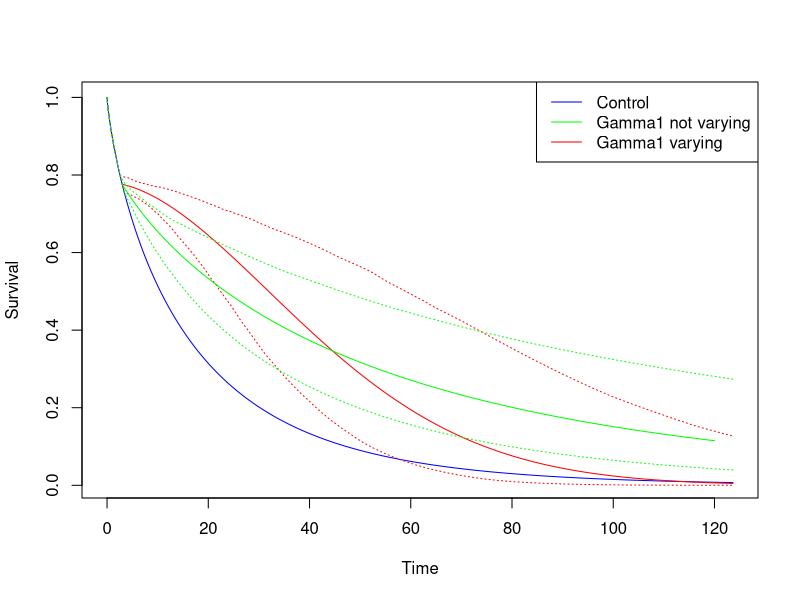
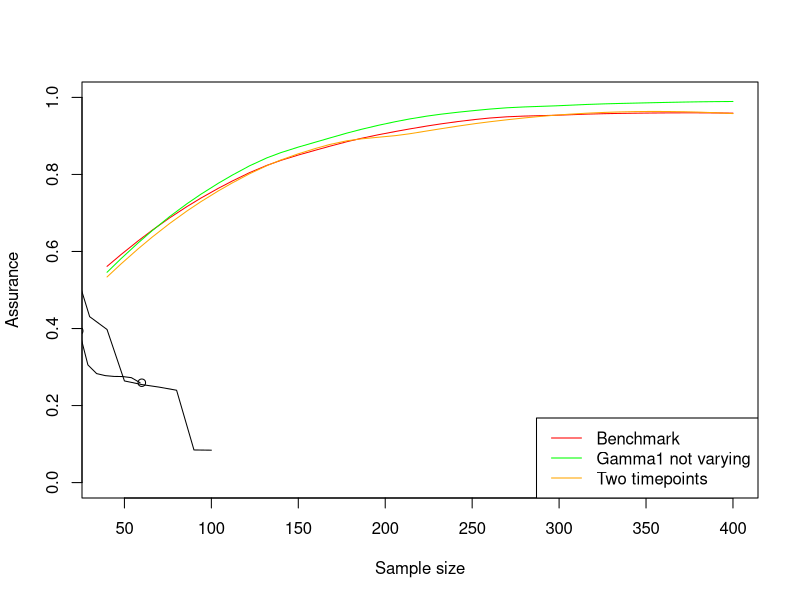

These charts were generated, in order, by the following R code:

library(nleqslv)
library(survival)


# Uncertainty -------------------------------------------------------------

#Plotting the control 
bigT <- 3
lambda2 <- 0.06
gamma2 <- 0.8

lambda1 <- 0.02
gamma1 <- 1.8

chosenLength <- 60

controltime <- seq(0, exp((1.527/gamma2)-log(lambda2))*1.1, by=0.01)
controlsurv <- exp(-(lambda2*controltime)^gamma2)
plot(controltime, controlsurv, type="l", col="blue", ylab="Survival", xlab = "Time")

#Plotting the median treatment lines

#This situation is where gamma1 is allowed to vary (we are using this as a control - for example a clinician might think this is appropriate 
#so we are seeing what we are losing by enforcing gamma1 = gamma2)

treatmenttime <- seq(bigT, exp((1.527/gamma2)-log(lambda2))*1.1, by=0.01)
treatmentsurv <- exp(-(lambda2*bigT)^gamma2 - lambda1^gamma1*(treatmenttime^gamma1-bigT^gamma1))

lines(treatmenttime, treatmentsurv, col="red")

legend("topright", legend = c("Control", "Treatment"), lty=1, col=c("blue", "red"))

#Calculating the confidence intervals in this situation
lambda2 <- 0.06
gamma2 <- 0.8

bigTVec <- rnorm(500, 3, sd = sqrt(0.1))
lambda1vec <- rnorm(500, 0.02, sd = sqrt(0.00005))
gamma1vec <- rnorm(500, gamma1, sd = sqrt(0.01))

time <- seq(0, exp((1.527/gamma2)-log(lambda2))*1.1, by=0.01)
SimMatrix <- matrix(NA, nrow = 500, ncol=length(time))

for (i in 1:500){
  bigT <- bigTVec[i]
  lambda1 <- lambda1vec[i]
  gamma1 <- gamma1vec[i]
  
  controltime <- seq(0, bigT, by=0.01)
  controlsurv <- exp(-(lambda2*controltime)^gamma2)
  
  treatmenttime <- seq(bigT, exp((1.527/gamma2)-log(lambda2))*1.1, by=0.01)
  treatmentsurv <- exp(-(lambda2*bigT)^gamma2 - lambda1^gamma1*(treatmenttime^gamma1-bigT^gamma1))
  
  timecombined <- c(controltime, treatmenttime)[1:length(time)]
  survcombined <- c(controlsurv, treatmentsurv)[1:length(time)]
  
  
  SimMatrix[i,] <- survcombined
  
}

lowerbound <- rep(NA, length(time))
upperbound <- rep(NA, length(time))
for (j in 1:length(time)){
  lowerbound[j] <- quantile(SimMatrix[,j], 0.1, na.rm = T)
  upperbound[j] <- quantile(SimMatrix[,j], 0.9, na.rm = T)
}

lines(time, lowerbound, col="red", lty=3)
lines(time, upperbound, col="red", lty=3)


#Resetting gamma1 and lambda1
#This is now the situation where we are optimising the treatment curve - but we are not allowing gamma1 to vary anymore

gamma1 <- 1.1
lambda1 <- 0.02 


treatmenttime <- seq(3, chosenLength)
treatmentsurv <- exp(-(lambda2*3)^gamma2 - lambda1^gamma1*(treatmenttime^gamma1-3^gamma1))

optimfunc1 <- function(par){
  diff <- 0
  for (i in 1:length(treatmenttime)){
    y <- exp(-(lambda2*3)^gamma2 - par^gamma2*(treatmenttime[i]^gamma2-3^gamma2))
    diff <- diff + (y - treatmentsurv[i])^2
  }
  return(diff)
}

#We are finding the lambda1 which corresponds to the closest median treatment curve as above
optimoutput1 <-  optimize(f = optimfunc1, interval = c(0,1))$minimum

treatmenttime1 <- seq(3, 120, by=0.01)
treatmentsurv1 <- exp(-(lambda2*3)^gamma2 - 0.02^gamma2*(treatmenttime1^gamma2-3^gamma2))

lines(treatmenttime1, treatmentsurv1, col="green")

#Calculating the confidence intervals for this situation where gamma1 = gamma2
lambda2 <- 0.06
gamma2 <- 0.8

bigTVec <- rnorm(500, 3, sd = sqrt(0.1))
lambda1vec <- rnorm(500, optimoutput1, sd = sqrt(0.0001))

gamma1 <- gamma2

time <- seq(0, exp((1.527/gamma2)-log(lambda2))*1.1, by=0.01)
SimMatrix1 <- matrix(NA, nrow = 500, ncol=length(time))

for (i in 1:500){
  bigT <- bigTVec[i]
  lambda1 <- lambda1vec[i]
  
  controltime <- seq(0, bigT, by=0.01)
  controlsurv <- exp(-(lambda2*controltime)^gamma2)
  
  treatmenttime <- seq(bigT, exp((1.527/gamma2)-log(lambda2))*1.1, by=0.01)
  treatmentsurv <- exp(-(lambda2*bigT)^gamma2 - lambda1^gamma1*(treatmenttime^gamma1-bigT^gamma1))
  
  timecombined <- c(controltime, treatmenttime)[1:length(time)]
  survcombined <- c(controlsurv, treatmentsurv)[1:length(time)]
  
  
  SimMatrix1[i,] <- survcombined
  
}

lowerbound <- rep(NA, length(time))
upperbound <- rep(NA, length(time))
for (j in 1:length(time)){
  lowerbound[j] <- quantile(SimMatrix1[,j], 0.1, na.rm = T)
  upperbound[j] <- quantile(SimMatrix1[,j], 0.9, na.rm = T)
}

lines(time, lowerbound, col= "green", lty=3)
lines(time, upperbound,col= "green", lty=3)

legend("topright", legend = c("Control", "Gamma1 not varying", "Gamma1 varying"), col=c("blue", "green", "red"), lty=1)

# Assurance ---------------------------------------------------------------

#The only one we will have access to is the green simulation lines
#SimMatrix1

#We calculate assurance for the situation where gamma1 is allowed to vary
#We would not normally know this - but we are calculating as a benchmark

lambda2 <- 0.06
gamma2 <- 0.8

assFunc <- function(n1, n2){
  assvec <- rep(NA, 100)
  for (i in 1:100){
    bigT <- rnorm(1, 3, sd = sqrt(0.1))
    lambda1 <- truncnorm::rtruncnorm(1, a = 0, mean = 0.02, sd = sqrt(0.00005))
    gamma1 <- rnorm(1, 1.1, sd = sqrt(0.01))
    
    controldata <- data.frame(time = rweibull(n1, gamma2, 1/lambda2))
    
    CP <- exp(-(lambda2*bigT)^gamma2)[[1]]
    u <- runif(n2)
    
    suppressWarnings(z <- ifelse(u>CP, (1/lambda2)*exp(1/gamma2*log(-log(u))), exp((1/gamma1)*log(1/(lambda1^gamma1)*(-log(u)-(lambda2*bigT)^gamma2+lambda1^gamma1*bigT*gamma1)))))
    
    DataCombined <- data.frame(time = c(controldata$time, z),
                               group = c(rep("Control", n1), rep("Treatment", n2)))
    
    
    DataCombined$cens <- DataCombined$time < chosenLength
    
    DataCombined$cens <- DataCombined$cens*1
    
    if (sum(DataCombined$cens)==(n1+n2)){
      
    } else {
      DataCombined[DataCombined$cens==0,]$time <- chosenLength
    }
    

    test <- survdiff(Surv(time, cens)~group, data = DataCombined)
    assvec[i] <- test$chisq > qchisq(0.95, 1)
  }
  mean(assvec)
}


n1vec <- floor(seq(20, 200, length=40))
n2vec <- floor(seq(20, 200, length=40))

assVec <- rep(NA, length(n1vec))
for (i in 1:length(assVec)){
  assVec[i] <- assFunc(n1vec[i], n2vec[i])
}

ssvec <- n1vec + n2vec

asssmooth <- loess(assVec~ssvec)

plot(ssvec, predict(asssmooth), type="l", ylim=c(0,1), xlab="Sample size", ylab="Assurance", col="red")

#Now do the situation where we do not allow gamma1 to vary in the elicitation
#This is the calculation we have been doing thus far

gamma1 <- gamma2

assFunc <- function(n1, n2){
  assvec <- rep(NA, 100)
  for (i in 1:100){
    bigT <- rnorm(1, 3, sd = sqrt(0.1))
    lambda1 <- truncnorm::rtruncnorm(1, a = 0, mean = optimoutput1, sd = sqrt(0.00005))

    controldata <- data.frame(time = rweibull(n1, gamma2, 1/lambda2))
    
    CP <- exp(-(lambda2*bigT)^gamma2)[[1]]
    u <- runif(n2)
    
    suppressWarnings(z <- ifelse(u>CP, (1/lambda2)*exp(1/gamma2*log(-log(u))), exp((1/gamma1)*log(1/(lambda1^gamma1)*(-log(u)-(lambda2*bigT)^gamma2+lambda1^gamma1*bigT*gamma1)))))
    
    DataCombined <- data.frame(time = c(controldata$time, z),
                               group = c(rep("Control", n1), rep("Treatment", n2)))
    
    
    DataCombined$cens <- DataCombined$time < chosenLength
    
    DataCombined$cens <- DataCombined$cens*1
    
    if (sum(DataCombined$cens)==(n1+n2)){
      
    } else {
      DataCombined[DataCombined$cens==0,]$time <- chosenLength
    }
    
    test <- survdiff(Surv(time, cens)~group, data = DataCombined)
    assvec[i] <- test$chisq > qchisq(0.95, 1)
  }
  mean(assvec)
}

n1vec <- floor(seq(20, 200, length=40))
n2vec <- floor(seq(20, 200, length=40))

assVec <- rep(NA, length(n1vec))
for (i in 1:length(assVec)){
  assVec[i] <- assFunc(n1vec[i], n2vec[i])
}

ssvec <- n1vec + n2vec

asssmooth <- loess(assVec~ssvec)

lines(ssvec, predict(asssmooth), col = "green")


# Flexible ----------------------------------------------------------------

#We can look at more flexible models to calculate assurance
#In this situation we have enforced gamma1 = gamma2 in the elicitation
#But we can pick two time-points and sample the treatment curves from these
#Then fit a Weibull parameterisation where gamma1 does not equal gamma2

#This section shows what goes on behind the scenes

# timechosen1 <- 20
# timechosen2 <- 50
# 
# sampledpoint1 <- sample(na.omit(SimMatrix1[,which(time==timechosen1)]), 1)
# sampledpoint2 <- sample(na.omit(SimMatrix1[,which(time==timechosen2)]), 1)
# 
# points(timechosen1, sampledpoint1, pch=19)
# points(timechosen2, sampledpoint2, pch=19)
# 
# dslnex <- function(x) {
#   y <- numeric(2)
#   y[1] <- exp(-(lambda2*bigT)^gamma2-x[1]^x[2]*(timechosen1^x[2]-bigT^x[2])) - sampledpoint1
#   y[2] <- exp(-(lambda2*bigT)^gamma2-x[1]^x[2]*(timechosen2^x[2]-bigT^x[2])) - sampledpoint2
#   y
# }
# 
# 
# xstart <- c(0.05,1)
# 
# output <- nleqslv(xstart, dslnex)
# 
# lambda1 <- output$x[1]
# gamma1 <- output$x[2]
# 
# 
# treatmenttime <- seq(bigT, exp((1.527/gamma2)-log(lambda2))*1.1, by=0.01)
# treatmentsurv <- exp(-(lambda2*bigT)^gamma2 - lambda1^gamma1*(treatmenttime^gamma1-bigT^gamma1))
# 
# lines(treatmenttime, treatmentsurv, col="yellow")

#This section does the same as above but calculates assurance in this case
#Picks two random y points at t=20 and t=50 and then draws a survival curve according to this
#Performs a log-rank test with these data


timechosen1 <- floor(0.4*chosenLength)
timechosen2 <- floor(0.75*chosenLength)


assFunc <- function(n1, n2){
  assvec <- rep(NA, 100)
  for (i in 1:100){
    sampledpoint1 <- sample(na.omit(SimMatrix1[,which(time==timechosen1)]), 1)
    sampledpoint2 <- sample(na.omit(SimMatrix1[,which(time==timechosen2)]), 1)
    
    bigT <- rnorm(1, 3, sd = sqrt(0.1))
    
    dslnex <- function(x) {
      y <- numeric(2)
      y[1] <- exp(-(lambda2*bigT)^gamma2-x[1]^x[2]*(timechosen1^x[2]-bigT^x[2])) - sampledpoint1
      y[2] <- exp(-(lambda2*bigT)^gamma2-x[1]^x[2]*(timechosen2^x[2]-bigT^x[2])) - sampledpoint2
      y
    }
    
    
    xstart <- c(0.05,1)
    
    output <- nleqslv(xstart, dslnex)
    
    lambda1 <- output$x[1]
    gamma1 <- output$x[2]
    
   if (lambda1<0){
     lambda1 <- 0.000001
   }
    
    controldata <- data.frame(time = rweibull(n1, gamma2, 1/lambda2))
    
    CP <- exp(-(lambda2*bigT)^gamma2)[[1]]
    u <- runif(n2)
    
    suppressWarnings(z <- ifelse(u>CP, (1/lambda2)*exp(1/gamma2*log(-log(u))), exp((1/gamma1)*log(1/(lambda1^gamma1)*(-log(u)-(lambda2*bigT)^gamma2+lambda1^gamma1*bigT*gamma1)))))
    
    DataCombined <- data.frame(time = c(controldata$time, z),
                               group = c(rep("Control", n1), rep("Treatment", n2)))
    
    DataCombined$cens <- DataCombined$time < chosenLength
    
    DataCombined$cens <- DataCombined$cens*1
    
    if (sum(DataCombined$cens)==(n1+n2)){
      
    } else {
      DataCombined[DataCombined$cens==0,]$time <- chosenLength
    }
    
    test <- survdiff(Surv(time, cens)~group, data = DataCombined)
    assvec[i] <- test$chisq > qchisq(0.95, 1)
  }
  mean(assvec)
}

n1vec <- floor(seq(20, 200, length=40))
n2vec <- floor(seq(20, 200, length=40))

assVec <- rep(NA, length(n1vec))
for (i in 1:length(assVec)){
  assVec[i] <- assFunc(n1vec[i], n2vec[i])
}

ssvec <- n1vec + n2vec

asssmooth <- loess(assVec~ssvec)

lines(ssvec, predict(asssmooth), col = "orange")

legend("bottomright", legend = c("Benchmark", "Gamma1 not varying", "Two timepoints"), col=c("red", "green", "orange"), lty=1)


##Now we need to do the non parametric case
#We split the x-axis up into 20 slices, from 20 to 60?
#Uniformly sample from the slice between the 0.1 and 0.9 confidence intervals
#Make it a monotonically decreasing function by bounding it above by the previous y value sampled


#Show it on a graph to ensure we are doing the right thing throughout

xvec <- seq(20, 100, by=10)
yvec <- rep(NA, length(xvec))

yvec[1] <- runif(1, min = quantile(na.omit(SimMatrix1[,which(time==xvec[1])]), 0.1), max = quantile(na.omit(SimMatrix1[,which(time==xvec[1])]), 0.9))

for (i in 2:length(xvec)){
  yvec[i] <- runif(1, min = quantile(na.omit(SimMatrix1[,which(time==xvec[i])]), 0.1), max =  yvec[i-1])
}


lines(xvec, yvec)

#Looks like we are doing the right thing, but we are much more likely to hit the bottom of the confidence interval
#It only takes 1 random y-axis draw to be low and then we are stuck being low

#Maybe we can sample the y-axis in the same way as when we allow gamma1 to vary in the assurance, but plot a non-parametric line instead of a Weibull line

timechosen1 <- floor(0.4*chosenLength)
timechosen2 <- chosenLength

sampledpoint1 <- sample(na.omit(SimMatrix1[,which(time==timechosen1)]), 1)
sampledpoint2 <- sample(na.omit(SimMatrix1[,which(time==timechosen2)]), 1)

if (sampledpoint1>sampledpoint2){
  points(timechosen1, sampledpoint1)
  points(timechosen2, sampledpoint2)
  xvec <- seq(timechosen1, timechosen2, by=5)
  yvec <- rep(NA, length(xvec))
  yvec[1] <- sampledpoint1
  
  for (i in 2:(length(xvec)-1)){
    yvec[i] <- runif(1, min = sampledpoint2, max =  yvec[i-1])
  }
  yvec[length(xvec)] <- sampledpoint2
  lines(xvec, yvec)
}
